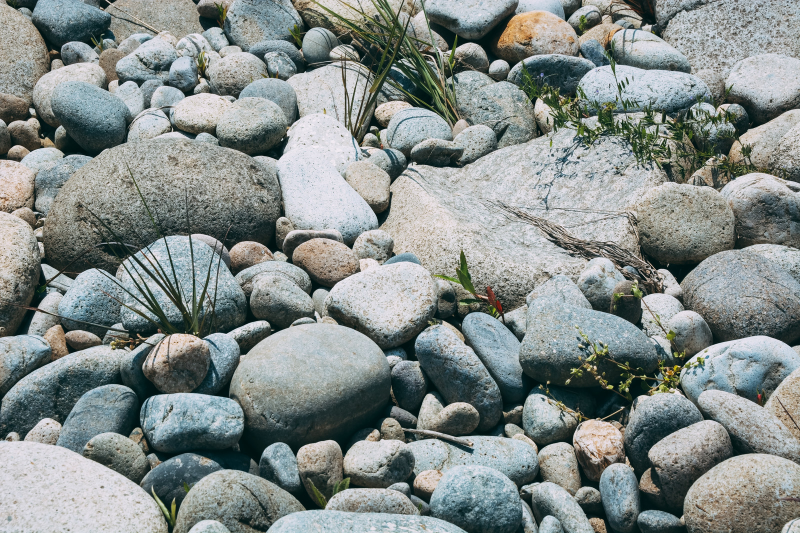
#> input picture opencv/watershed/riverside.jpg, 1600 x 1066 px (shown at 1/2 size)
$ python watershed.py
#> lines starting #> are read from the running program, lines starting #| are printed output that depends on the picture; after the words box and inside, x2 and y2 are one past the last pixel; in counts of white or black regions, pixels touching at a corner belong together
import cv2
import numpy as np


def watershed(src,
              resize=1,
              blur=5,
              bin_thr=100,
              kernel=3,
              iter_morph=2,
              iter_sure=2,
              mask_size=3,
              dist_thr=0.05):
#> called with src = 'riverside.jpg', resize = 1, blur = 5, bin_thr = 100, kernel = 3, iter_morph = 2, iter_sure = 2, mask_size = 3
    img = cv2.imread(src)
#> img is the input picture: shape (1066, 1600, 3); mean B, G, R 137.5, 139.9, 132.2
    resize = max(min(resize, 1), 0)
    if resize == 0:
        resize = 1
    img = cv2.resize(img, dsize=None, fx=resize, fy=resize)
    blur = cv2.medianBlur(img, blur)
    gray = cv2.cvtColor(blur, cv2.COLOR_BGR2GRAY)
    _, thresh = cv2.threshold(gray, bin_thr, 255, cv2.THRESH_BINARY_INV)
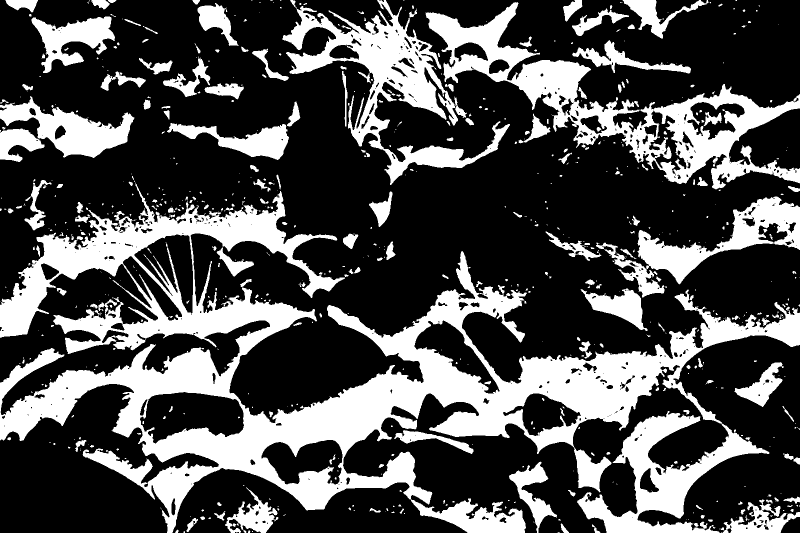
#> thresh: shape (1066, 1600) (shown at 1/2 size); 30.6% white; 730 white regions (494 under 20 px)
    contours, hierarchy = cv2.findContours(thresh.copy(), cv2.RETR_CCOMP,
                                           cv2.CHAIN_APPROX_SIMPLE)
#> contours = 1214 contours, 865 with area under 20; largest, box (x1, y1, x2, y2) and area: (0, 365, 1600, 1066) 351866, (851, 4, 1600, 379) 70564, (564, 0, 1020, 370) 40029, (1275, 393, 1600, 569) 18856, (279, 783, 489, 888) 15060
    filter_morph = np.ones((kernel, kernel), np.uint8)
    opening = cv2.morphologyEx(thresh,
                               cv2.MORPH_OPEN,
                               filter_morph,
                               iterations=iter_morph)
#> opening: shape (1066, 1600); 28.8% white; 217 white regions (1 under 20 px), largest, box (x1, y1, x2, y2) and area: (166, 504, 1404, 1066) 139620, (0, 566, 632, 881) 52603, (0, 387, 685, 675) 40608
    sure_bg = cv2.dilate(opening, filter_morph, iterations=iter_sure)
#> sure_bg: shape (1066, 1600); 35.5% white; 113 white regions, largest, box (x1, y1, x2, y2) and area: (0, 502, 1600, 1066) 288192, (1020, 118, 1600, 380) 51757, (0, 385, 687, 677) 50224
    dist_transform = cv2.distanceTransform(opening, cv2.DIST_L2, mask_size)
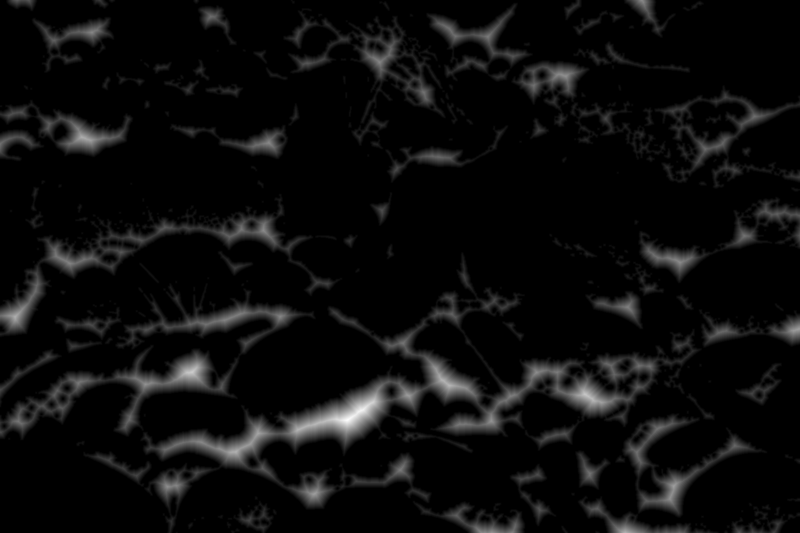
#> dist_transform: shape (1066, 1600) float32 (shown at 1/2 size); min 0, max 49.77, mean 2.3; drawn with min black and max white
    _, sure_fg = cv2.threshold(dist_transform, dist_thr * dist_transform.max(),
                               255, 0)
#> sure_fg: shape (1066, 1600) float32; 22.6% white; 290 white regions (142 under 20 px), largest, box (x1, y1, x2, y2) and area: (282, 506, 1402, 1066) 113353, (0, 568, 630, 879) 44048, (0, 389, 679, 673) 32744
    sure_fg = np.uint8(sure_fg)
    unknown = cv2.subtract(sure_bg, sure_fg)
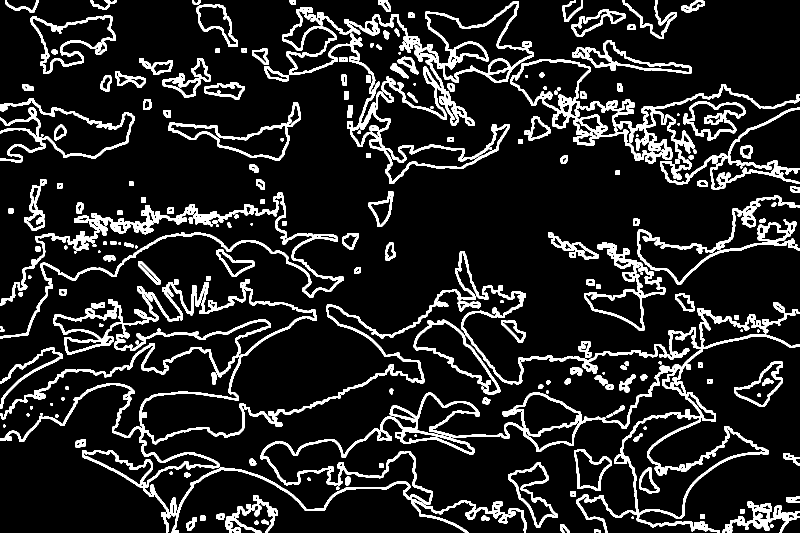
#> unknown: shape (1066, 1600) (shown at 1/2 size); 12.9% white; 222 white regions
    _, markers = cv2.connectedComponents(sure_fg)
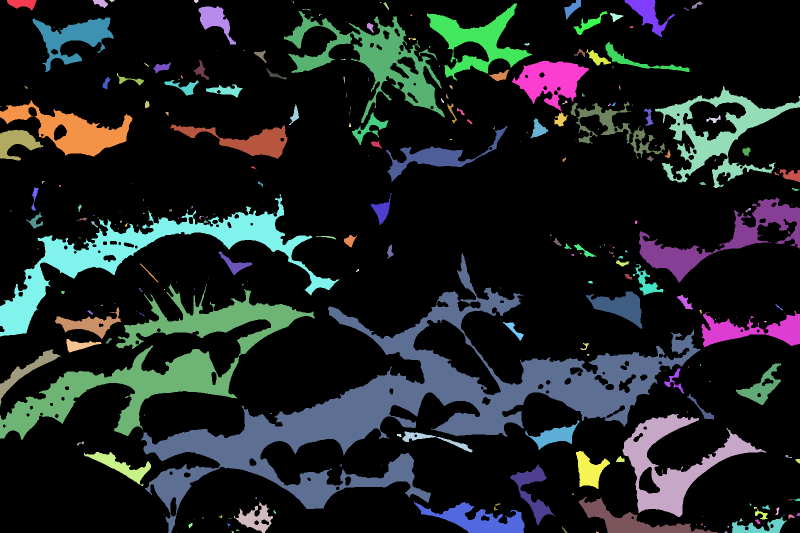
#> markers: shape (1066, 1600) int32 (shown at 1/2 size); 291 distinct labels, from 0 to 290; one colour per label, 0 black
    markers = markers + 1
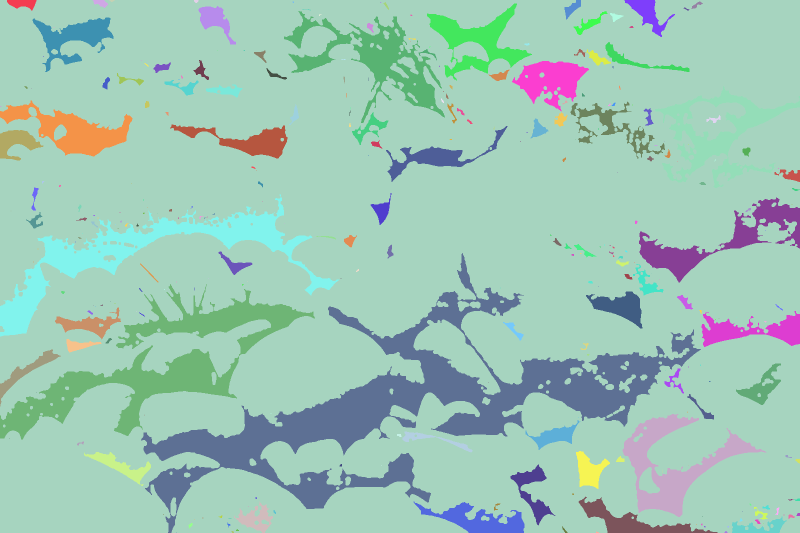
#> markers: shape (1066, 1600) int32 (shown at 1/2 size); 291 distinct labels, from 1 to 291; one colour per label, 0 black
    markers[unknown == 255] = 0
    markers = cv2.watershed(img, markers)
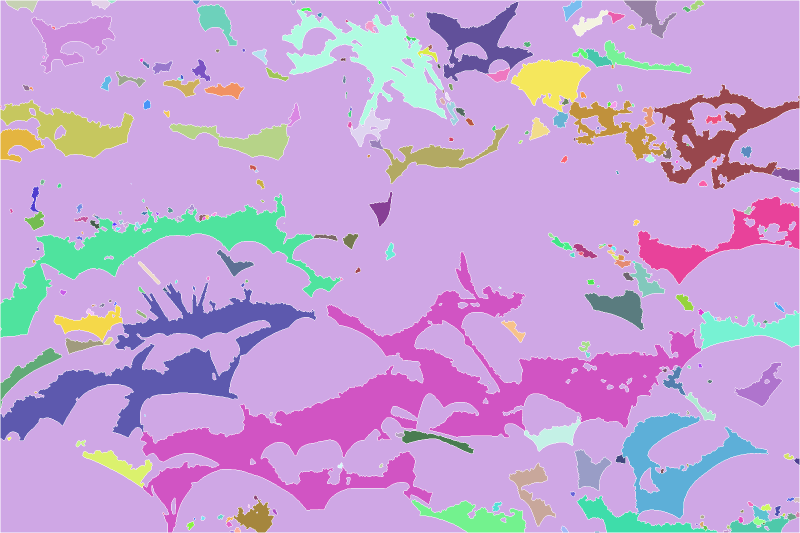
#> markers: shape (1066, 1600) int32 (shown at 1/2 size); 290 distinct labels, from -1 to 290; one colour per label, 0 black, -1 white

    contours, hierarchy = cv2.findContours(markers.copy(), cv2.RETR_CCOMP,
                                           cv2.CHAIN_APPROX_SIMPLE)
#> contours = 523 contours, 97 with area under 20; largest, box (x1, y1, x2, y2) and area: (1, 1, 1599, 887) 966534, (346, 671, 1599, 1065) 218108, (281, 504, 1403, 1065) 137608, (1, 769, 438, 1065) 69265, (1, 565, 632, 881) 50044
    for i in range(len(contours)):
        if hierarchy[0][i][3] == -1:
            dst = cv2.drawContours(img, contours, i, (0, 255, 0), 1)
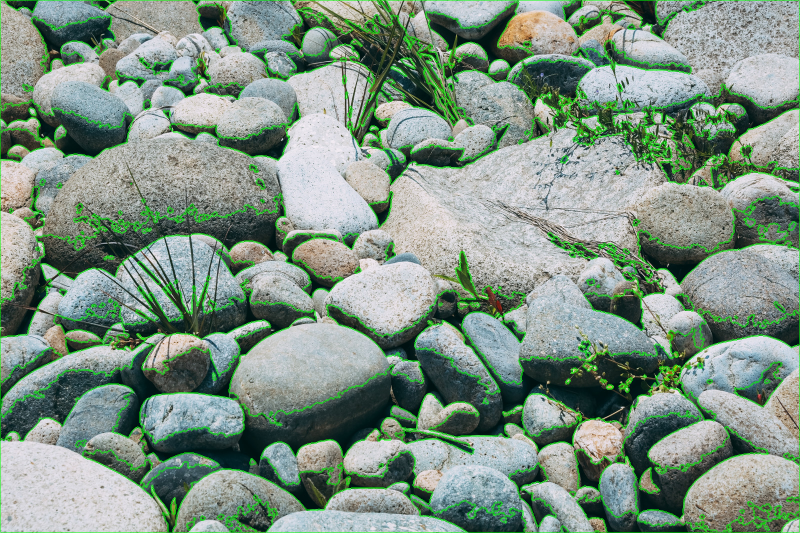
#> img: shape (1066, 1600, 3) (shown at 1/2 size); 5.24% of pixels changed, all inside (x1, y1, x2, y2) = (1, 1, 1599, 1065)

    return dst


if __name__ == '__main__':
    filename = 'riverside.jpg'
    watershed = watershed(filename)
    cv2.imshow('watershed', watershed)
    cv2.waitKey(0)
    cv2.destroyAllWindows()
